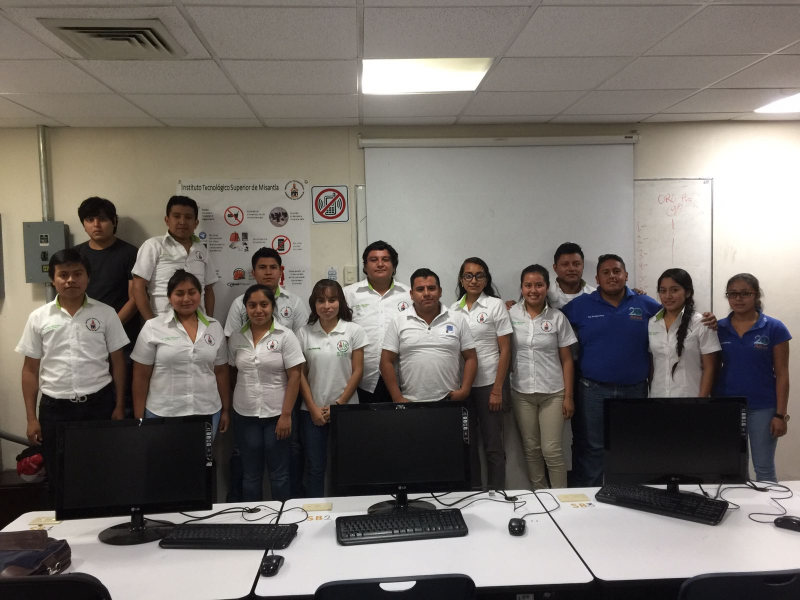
#> input picture practica/grupo.jpg, 1600 x 1200 px (shown at 1/2 size)
$ python transformaciones.py
#> lines starting #> are read from the running program, lines starting #| are printed output that depends on the picture
import cv2
import numpy as np
# [5 lines of commented-out code are left out]


img = cv2.imread('grupo.jpg',0)
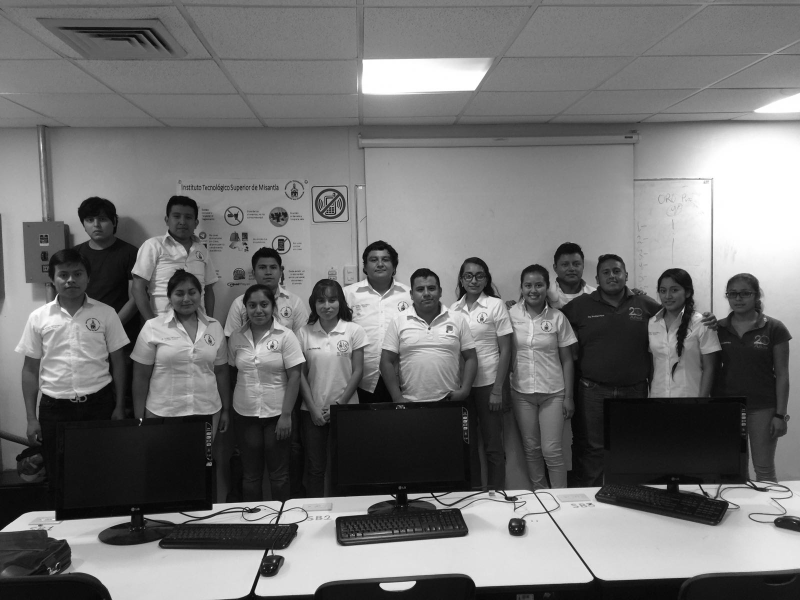
#> img: shape (1200, 1600) (shown at 1/2 size); min 0, max 255, mean 113.9
rows,cols = img.shape
#> rows = 1200; cols = 1600
M = np.float32([[1,0,150],[0,1,100]])
dst = cv2.warpAffine(img,M,(cols,rows))
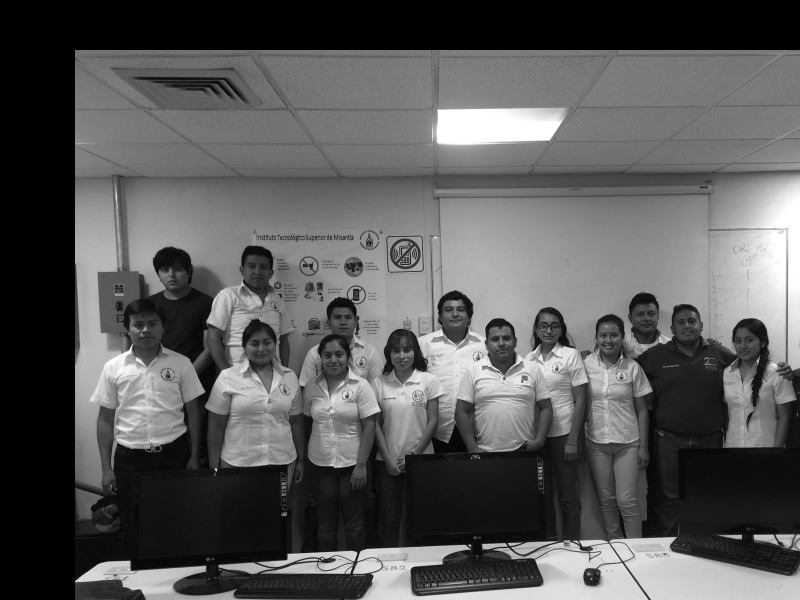
#> dst: shape (1200, 1600) (shown at 1/2 size); min 0, max 255, mean 89.2
cv2.imshow('img',dst)
cv2.waitKey(0)
cv2.destroyAllWindows()

# [9 lines of commented-out code are left out]
